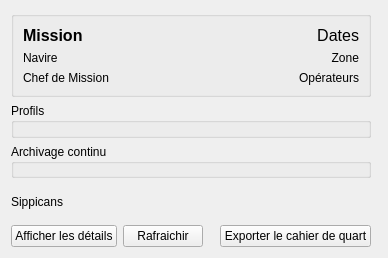
<?xml version="1.0" encoding="UTF-8"?>
<ui version="4.0">
 <class>Depouillement</class>
 <widget class="QWidget" name="Depouillement">
  <property name="geometry">
   <rect>
    <x>0</x>
    <y>0</y>
    <width>388</width>
    <height>258</height>
   </rect>
  </property>
  <property name="windowTitle">
   <string>Form</string>
  </property>
  <property name="windowIcon">
   <iconset resource="icons.qrc">
    <normaloff>:/icones/notes.png</normaloff>:/icones/notes.png</iconset>
  </property>
  <layout class="QGridLayout" name="gridLayout">
   <item row="1" column="4">
    <spacer name="horizontalSpacer_3">
     <property name="orientation">
      <enum>Qt::Horizontal</enum>
     </property>
     <property name="sizeHint" stdset="0">
      <size>
       <width>40</width>
       <height>20</height>
      </size>
     </property>
    </spacer>
   </item>
   <item row="4" column="3">
    <widget class="QPushButton" name="btn_export">
     <property name="maximumSize">
      <size>
       <width>171</width>
       <height>24</height>
      </size>
     </property>
     <property name="text">
      <string>Exporter le cahier de quart</string>
     </property>
    </widget>
   </item>
   <item row="1" column="0" colspan="4">
    <widget class="QGroupBox" name="gb_Profils">
     <property name="title">
      <string>Profils</string>
     </property>
    </widget>
   </item>
   <item row="0" column="4">
    <spacer name="horizontalSpacer">
     <property name="orientation">
      <enum>Qt::Horizontal</enum>
     </property>
     <property name="sizeHint" stdset="0">
      <size>
       <width>40</width>
       <height>20</height>
      </size>
     </property>
    </spacer>
   </item>
   <item row="4" column="2">
    <spacer name="horizontalSpacer_2">
     <property name="orientation">
      <enum>Qt::Horizontal</enum>
     </property>
     <property name="sizeHint" stdset="0">
      <size>
       <width>40</width>
       <height>20</height>
      </size>
     </property>
    </spacer>
   </item>
   <item row="2" column="0" colspan="4">
    <widget class="QGroupBox" name="gb_ArcCont">
     <property name="title">
      <string>Archivage continu</string>
     </property>
    </widget>
   </item>
   <item row="0" column="0" colspan="4">
    <widget class="QGroupBox" name="groupBox">
     <property name="title">
      <string/>
     </property>
     <layout class="QGridLayout" name="gridLayout_2">
      <item row="0" column="0">
       <widget class="QLabel" name="l_Mission">
        <property name="font">
         <font>
          <pointsize>12</pointsize>
          <weight>75</weight>
          <bold>true</bold>
         </font>
        </property>
        <property name="text">
         <string>Mission</string>
        </property>
       </widget>
      </item>
      <item row="1" column="0">
       <widget class="QLabel" name="l_Navire">
        <property name="text">
         <string>Navire</string>
        </property>
       </widget>
      </item>
      <item row="2" column="0">
       <widget class="QLabel" name="l_ChefMission">
        <property name="text">
         <string>Chef de Mission</string>
        </property>
       </widget>
      </item>
      <item row="2" column="1" colspan="2">
       <widget class="QLabel" name="l_Operateurs">
        <property name="text">
         <string>Opérateurs</string>
        </property>
        <property name="alignment">
         <set>Qt::AlignRight|Qt::AlignTrailing|Qt::AlignVCenter</set>
        </property>
       </widget>
      </item>
      <item row="0" column="2">
       <widget class="QLabel" name="l_Dates">
        <property name="font">
         <font>
          <pointsize>12</pointsize>
         </font>
        </property>
        <property name="text">
         <string>Dates</string>
        </property>
        <property name="alignment">
         <set>Qt::AlignRight|Qt::AlignTrailing|Qt::AlignVCenter</set>
        </property>
       </widget>
      </item>
      <item row="1" column="2">
       <widget class="QLabel" name="l_Zone">
        <property name="text">
         <string>Zone</string>
        </property>
        <property name="alignment">
         <set>Qt::AlignRight|Qt::AlignTrailing|Qt::AlignVCenter</set>
        </property>
       </widget>
      </item>
     </layout>
    </widget>
   </item>
   <item row="3" column="0">
    <widget class="QLabel" name="l_Sippican">
     <property name="text">
      <string>Sippicans</string>
     </property>
    </widget>
   </item>
   <item row="4" column="0">
    <widget class="QPushButton" name="btn_details">
     <property name="maximumSize">
      <size>
       <width>118</width>
       <height>24</height>
      </size>
     </property>
     <property name="text">
      <string>Afficher les détails</string>
     </property>
    </widget>
   </item>
   <item row="4" column="1">
    <widget class="QPushButton" name="btn_Refresh">
     <property name="text">
      <string>Rafraichir</string>
     </property>
    </widget>
   </item>
  </layout>
 </widget>
 <resources>
  <include location="icons.qrc"/>
 </resources>
 <connections/>
</ui>
